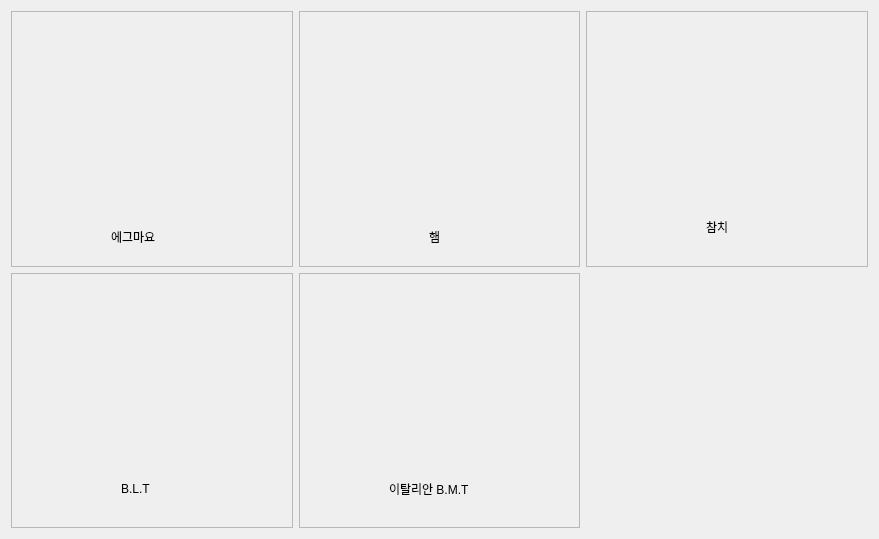
        <widget class="QWidget" name="scrollAreaWidgetContents">
         <property name="geometry">
          <rect>
           <x>0</x>
           <y>0</y>
           <width>879</width>
           <height>539</height>
          </rect>
         </property>
         <layout class="QGridLayout" name="gridLayout_6">
          <item row="0" column="2">
           <widget class="ManageFrame" name="frameTuna">
            <property name="minimumSize">
             <size>
              <width>281</width>
              <height>255</height>
             </size>
            </property>
            <property name="frameShape">
             <enum>QFrame::Shape::StyledPanel</enum>
            </property>
            <property name="frameShadow">
             <enum>QFrame::Shadow::Raised</enum>
            </property>
            <widget class="QLabel" name="label_77">
             <property name="geometry">
              <rect>
               <x>40</x>
               <y>50</y>
               <width>181</width>
               <height>141</height>
              </rect>
             </property>
             <property name="text">
              <string/>
             </property>
             <property name="pixmap">
              <pixmap resource="image.qrc">:/Resources/tuna.png</pixmap>
             </property>
             <property name="scaledContents">
              <bool>true</bool>
             </property>
            </widget>
            <widget class="QLabel" name="textTuna">
             <property name="geometry">
              <rect>
               <x>120</x>
               <y>200</y>
               <width>41</width>
               <height>31</height>
              </rect>
             </property>
             <property name="text">
              <string>참치</string>
             </property>
            </widget>
           </widget>
          </item>
          <item row="0" column="1">
           <widget class="ManageFrame" name="frameHam">
            <property name="minimumSize">
             <size>
              <width>281</width>
              <height>255</height>
             </size>
            </property>
            <property name="frameShape">
             <enum>QFrame::Shape::StyledPanel</enum>
            </property>
            <property name="frameShadow">
             <enum>QFrame::Shadow::Raised</enum>
            </property>
            <widget class="QLabel" name="label_81">
             <property name="geometry">
              <rect>
               <x>50</x>
               <y>50</y>
               <width>181</width>
               <height>141</height>
              </rect>
             </property>
             <property name="text">
              <string/>
             </property>
             <property name="pixmap">
              <pixmap resource="image.qrc">:/Resources/ham.png</pixmap>
             </property>
             <property name="scaledContents">
              <bool>true</bool>
             </property>
            </widget>
            <widget class="QLabel" name="textHam">
             <property name="geometry">
              <rect>
               <x>130</x>
               <y>210</y>
               <width>21</width>
               <height>31</height>
              </rect>
             </property>
             <property name="text">
              <string>햄</string>
             </property>
            </widget>
           </widget>
          </item>
          <item row="1" column="1">
           <widget class="ManageFrame" name="frameBMT">
            <property name="minimumSize">
             <size>
              <width>281</width>
              <height>255</height>
             </size>
            </property>
            <property name="frameShape">
             <enum>QFrame::Shape::StyledPanel</enum>
            </property>
            <property name="frameShadow">
             <enum>QFrame::Shadow::Raised</enum>
            </property>
            <widget class="QLabel" name="label_73">
             <property name="geometry">
              <rect>
               <x>50</x>
               <y>40</y>
               <width>181</width>
               <height>141</height>
              </rect>
             </property>
             <property name="text">
              <string/>
             </property>
             <property name="pixmap">
              <pixmap resource="image.qrc">:/Resources/italianBMT.png</pixmap>
             </property>
             <property name="scaledContents">
              <bool>true</bool>
             </property>
            </widget>
            <widget class="QLabel" name="textItalian">
             <property name="geometry">
              <rect>
               <x>90</x>
               <y>200</y>
               <width>111</width>
               <height>31</height>
              </rect>
             </property>
             <property name="text">
              <string>이탈리안 B.M.T</string>
             </property>
            </widget>
           </widget>
          </item>
          <item row="1" column="0">
           <widget class="ManageFrame" name="frameBLT">
            <property name="minimumSize">
             <size>
              <width>281</width>
              <height>255</height>
             </size>
            </property>
            <property name="frameShape">
             <enum>QFrame::Shape::StyledPanel</enum>
            </property>
            <property name="frameShadow">
             <enum>QFrame::Shadow::Raised</enum>
            </property>
            <widget class="QLabel" name="label_79">
             <property name="geometry">
              <rect>
               <x>40</x>
               <y>50</y>
               <width>181</width>
               <height>141</height>
              </rect>
             </property>
             <property name="text">
              <string/>
             </property>
             <property name="pixmap">
              <pixmap resource="image.qrc">:/Resources/blt.png</pixmap>
             </property>
             <property name="scaledContents">
              <bool>true</bool>
             </property>
            </widget>
            <widget class="QLabel" name="textBLT">
             <property name="geometry">
              <rect>
               <x>110</x>
               <y>200</y>
               <width>41</width>
               <height>31</height>
              </rect>
             </property>
             <property name="text">
              <string>B.L.T</string>
             </property>
            </widget>
           </widget>
          </item>
          <item row="0" column="0">
           <widget class="ManageFrame" name="frameEggMayo">
            <property name="minimumSize">
             <size>
              <width>281</width>
              <height>255</height>
             </size>
            </property>
            <property name="frameShape">
             <enum>QFrame::Shape::StyledPanel</enum>
            </property>
            <property name="frameShadow">
             <enum>QFrame::Shadow::Raised</enum>
            </property>
            <widget class="QLabel" name="label_75">
             <property name="geometry">
              <rect>
               <x>40</x>
               <y>50</y>
               <width>181</width>
               <height>141</height>
              </rect>
             </property>
             <property name="text">
              <string/>
             </property>
             <property name="pixmap">
              <pixmap resource="image.qrc">:/Resources/eggMayo.png</pixmap>
             </property>
             <property name="scaledContents">
              <bool>true</bool>
             </property>
            </widget>
            <widget class="QLabel" name="textEggMayo">
             <property name="geometry">
              <rect>
               <x>100</x>
               <y>210</y>
               <width>111</width>
               <height>31</height>
              </rect>
             </property>
             <property name="text">
              <string>에그마요</string>
             </property>
            </widget>
           </widget>
          </item>
         </layout>
        </widget>
